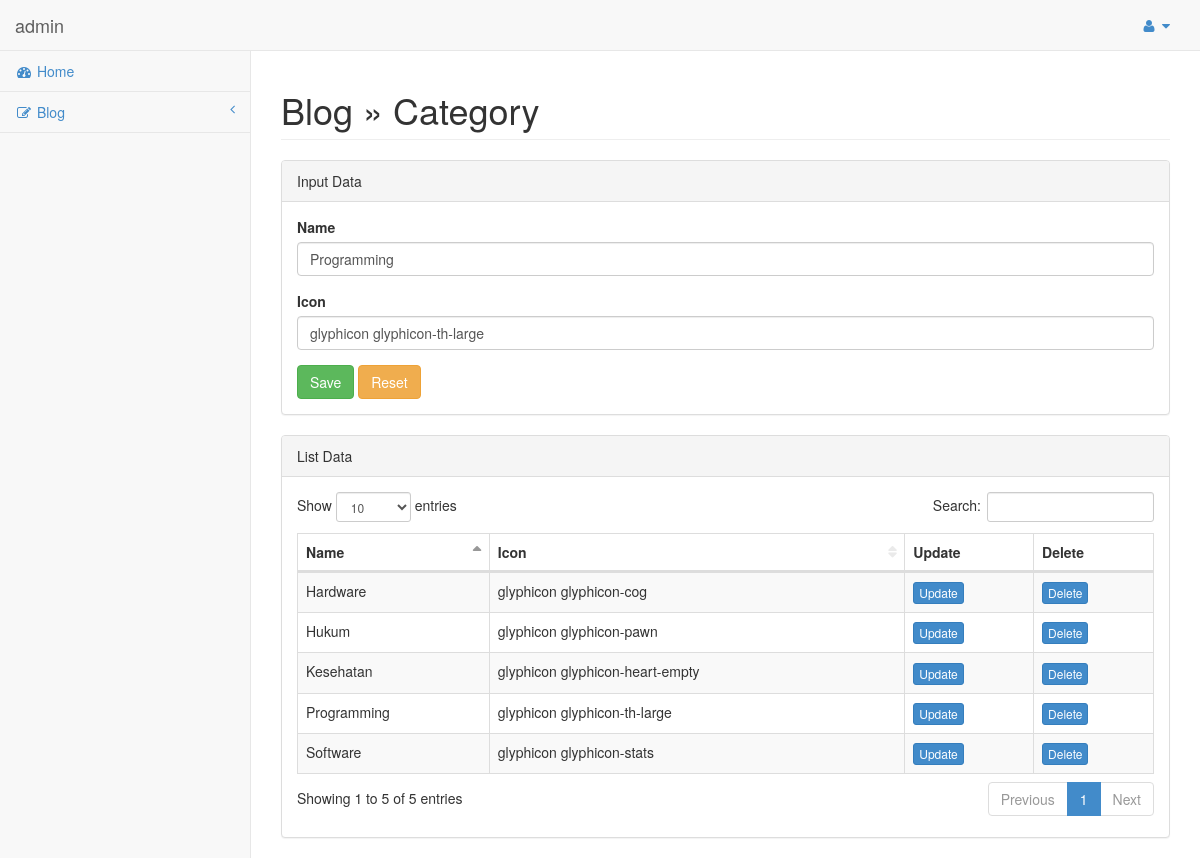
Page /admin/index.php?category_edit=1 (signed in) on the committed database.
### tables this page shows
CREATE TABLE `kategori` (
  `id_kategori` int(11) NOT NULL,
  `nama` varchar(100) NOT NULL,
  `icon` varchar(100) NOT NULL
);

### admin/page/blog/category.php (the view, shortened to what this page needs)
<div class="row">
    <div class="col-lg-12">
        <h1 class="page-header">Blog &raquo; Category</h1>
    </div>
</div>
<div class="row">
    <div class="col-lg-12">
        <?php
            $category_edit = isset($_GET['category_edit']) ? $_GET['category_edit'] : false;
            if($category_edit) {
                $id_kategori = $category_edit;
                $queryUpdate = mysqli_query($conn,"SELECT * FROM kategori WHERE id_kategori = $id_kategori");
                $rowUpdate = mysqli_fetch_assoc($queryUpdate);
            }
         ?>
        <div class="panel panel-default">
            <div class="panel-heading">
                Input Data
            </div>
            <div class="panel-body">
                <div class="row">
                    <div class="col-lg-12">
                        <form role="form" action="<?php echo ($category_edit) ? BASE_URL.'admin/page/blog/category_update.php' : BASE_URL.'admin/page/blog/category_insert.php' ; ?>" method="post">
                            <div class="form-group">
                                <label>Name</label>
                                <input class="form-control" type="text" name="nama" required="required" <?php echo ($category_edit) ? "value='$rowUpdate[nama]'" : false; ?>/>
                            </div>
                            <div class="form-group">
                                <label>Icon</label>
                                <input class="form-control" type="text" name="icon" <?php echo ($category_edit) ? "value='$rowUpdate[icon]'" : false; ?>  />
                            </div>
                            <button type="submit" name="submit" class="btn btn-success">Save</button>
                            <button type="reset" class="btn btn-warning">Reset</button>
                        </form>
                    </div>
                </div>
            </div>
        </div>
        <div class="panel panel-default">
            <div class="panel-heading">
                List Data
            </div>
            <div class="panel-body">
                <div class="table-responsive">
                    <table id="datatables" class="table table-striped table-bordered table-hover">
                        <thead>
                            <tr>
                                <th>Name</th>
                                <th>Icon</th>
                                <th>Update</th>
                                <th>Delete</th>
                            </tr>
                        </thead>
                        <tbody>
                            <?php
                            $query = mysqli_query($conn,"SELECT * FROM kategori");
                            while($row = mysqli_fetch_assoc($query)){
                                echo "
                                    <tr>
                                        <td>$row[nama]</td>
                                        <td>$row[icon]</td>
                                        <td class='center'><a href='index.php?category_edit=$row[id_kategori]' class='btn btn-primary btn-xs' type='button'>Update</a></td>
                                        <td class='center'><a href='".BASE_URL."admin/page/blog/category_delete.php?id_kategori=$row[id_kategori]' class='btn btn-primary btn-xs' type='button'>Delete</a></td>
                                    </tr>
                                ";
                            }
                             ?>
                        </tbody>
                    </table>
                </div>
            </div>
        </div>
    </div>
</div>

### admin/css/sb-admin.css (style rules this page uses)
body { background-color: #f8f8f8; padding-top: 100px; }
@media (min-width:768px) { body { padding-top: 50px; } }
table.dataTable thead .sorting, table.dataTable thead .sorting_asc, table.dataTable thead .sorting_desc, table.dataTable thead .sorting_asc_disabled, table.dataTable thead .sorting_desc_disabled { background: transparent; }
table.dataTable thead .sorting_asc:after { content: "\f0de"; float: right; font-family: fontawesome; }
table.dataTable thead .sorting:after { content: "\f0dc"; float: right; font-family: fontawesome; color: rgba(50,50,50,.5); }

### rows in the picture
kategori: nama "Programming", icon "glyphicon glyphicon-th-large"
kategori: nama "Kesehatan", icon "glyphicon glyphicon-heart-empty"
kategori: nama "Hukum", icon "glyphicon glyphicon-pawn"
kategori: nama "Hardware", icon "glyphicon glyphicon-cog"
kategori: nama "Software", icon "glyphicon glyphicon-stats"

### other values in the picture
$username "admin"
